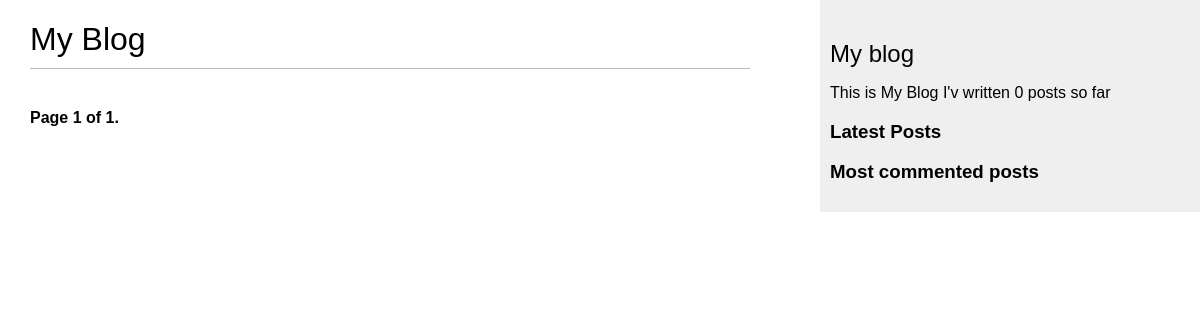
Before: /posts/?page=2 with the older database file.
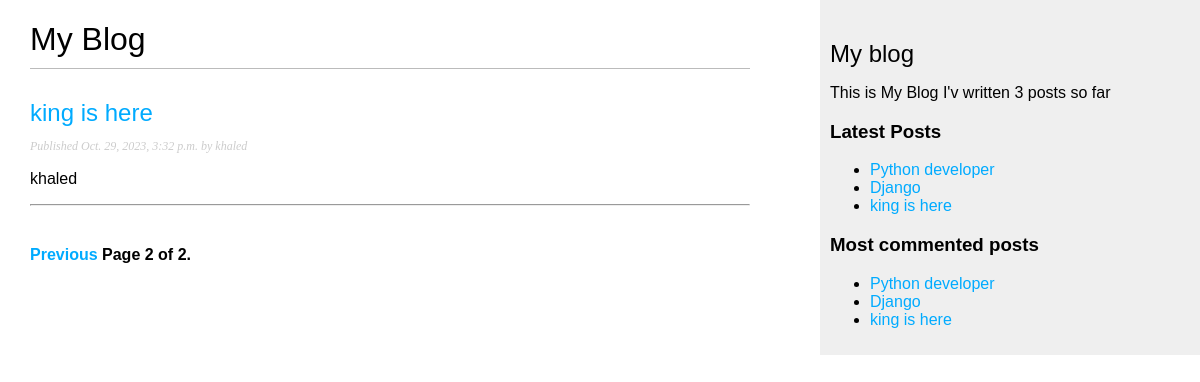
After: the same page with the newer database file.
### blog/models.py (models this page shows, shortened)
class Post(models.Model):
    class Status(models.TextChoices):
        DRAFT = 'DF','Draft'
        PUBLISHED='PB','Published'
    class PublishedManager(models.Manager):
        def get_queryset(self) :
            return super().get_queryset().filter(status=Post.Status.PUBLISHED)
    auther = models.ForeignKey(User,on_delete=models.CASCADE,related_name='blog_posts')
    title = models.CharField(max_length=255)
    slug = models.SlugField(max_length=255,unique_for_date='publish')
    body = models.TextField()
    publish = models.DateTimeField(default=timezone.now())
    created = models.DateTimeField(auto_now_add=True)
    updated = models.DateTimeField(auto_now=True)
    status = models.CharField(max_length=2,choices=Status.choices,default=Status.DRAFT)
    objects = models.Manager()
    published=PublishedManager()
    tags = TaggableManager()
    class Meta:
        ordering = ['-publish']
        indexes = [
            models.Index(fields=['-publish']),
        ]
    def get_absolute_url(self):
        return reverse("blog:post", args=[self.slug])

### blog/views.py (the view)
# urls.py: path('/',posts,name='posts'),
def posts(request,tag_slug=None):
    try:
        post_list = Post.published.all()
        tag = None
        if tag_slug:
            tag = get_object_or_404(Tag,slug=tag_slug)
            post_list = post_list.filter(tags__in=[tag])
        paginator = Paginator(post_list, 2)
        page_number = request.GET.get('page', 1)
        posts = paginator.page(page_number)
    except EmptyPage :
        posts = paginator.page(paginator.num_pages)
    except PageNotAnInteger :
        posts = paginator.page(1)
    return render(request,'blog/post/posts_list.html',{'posts':posts,'tag':tag})

### blog/templatetags/blog_tags.py (called while the page is built)
@register.simple_tag
def total_posts():
    return Post.published.count()

@register.inclusion_tag('blog/post/latest_posts.html',name='show_latest_posts')
def latest_posts(count=5):
    latest_posts = Post.published.order_by('-publish')[:count]
    return {'latest_posts':latest_posts}

@register.simple_tag
def get_most_commented_posts(count=5):
    return Post.published.annotate(
        total_comments=Count('post_comments')
    ).order_by('-total_comments','-publish')[:count]

### blog/templates/blog/post/posts_list.html (shortened to what this page needs)
{% extends "blog/base.html" %}
{% block content %}
<h1>My Blog</h1>
{% for post in posts %}
<h2>
    <a href="{% url 'blog:post' post.slug %}">{{post.title}}</a>
</h2>
<p class="date">
    Published {{ post.publish }} by {{ post.auther }}
</p>
{{ post.body|truncatewords:30|linebreaks }}
<hr>
{% endfor %}
<div class="pagination">
    <span class="step-links">
        {% if posts.has_previous %}
        <a href="?page={{ posts.previous_page_number }}">Previous</a>
        {% endif %}
        <span class="current">
            Page {{ posts.number }} of {{ posts.paginator.num_pages }}.
        </span>
    </span>
</div>
{% endblock content %}

### blog/templates/blog/base.html (shortened to what this page needs)
{% load blog_tags %}
{% load static %}
<!DOCTYPE html>
<html lang="en">
<head>
    <link rel="stylesheet" href="{% static 'css/blog.css' %}">
</head>
<body>
    <div id="content">
        {% block content %}
        {% endblock content %}
    </div>
    <div id="sidebar">
        <h2>My blog</h2>
        <p>
            This is My Blog
            I'v written {% total_posts %} posts so far
        <h3>Latest Posts</h3>
        {% show_latest_posts%}
        <h3>Most commented posts</h3>
        {% get_most_commented_posts as most_commentd_posts %}
        <ul>
            {% for post in most_commentd_posts %}
            <li><a href="{{post.get_absolute_url}}">{{post.title}}</a></li>
            {% endfor %}
        </ul>
        </p>
    </div>
</body>
</html>

### blog/templates/blog/post/latest_posts.html
<ul>
    {% for post in latest_posts %}
    <li><a href="{{post.get_absolute_url}}">{{post.title}}</a></li>
    {% endfor %}
</ul>

Changed rows visible on the page:
added Post: title "king is here", publish "Oct. 29, 2023, 3:32 p.m.", auther "khaled", body "khaled"
added Post: title "Python developer"
added Post: title "Django"
Other visible differences:
{{ posts.number }}: "1" → "2"
{{ posts.paginator.num_pages }}: "1" → "2"
text no longer shown: "0"
text now shown: "Previous 3"
